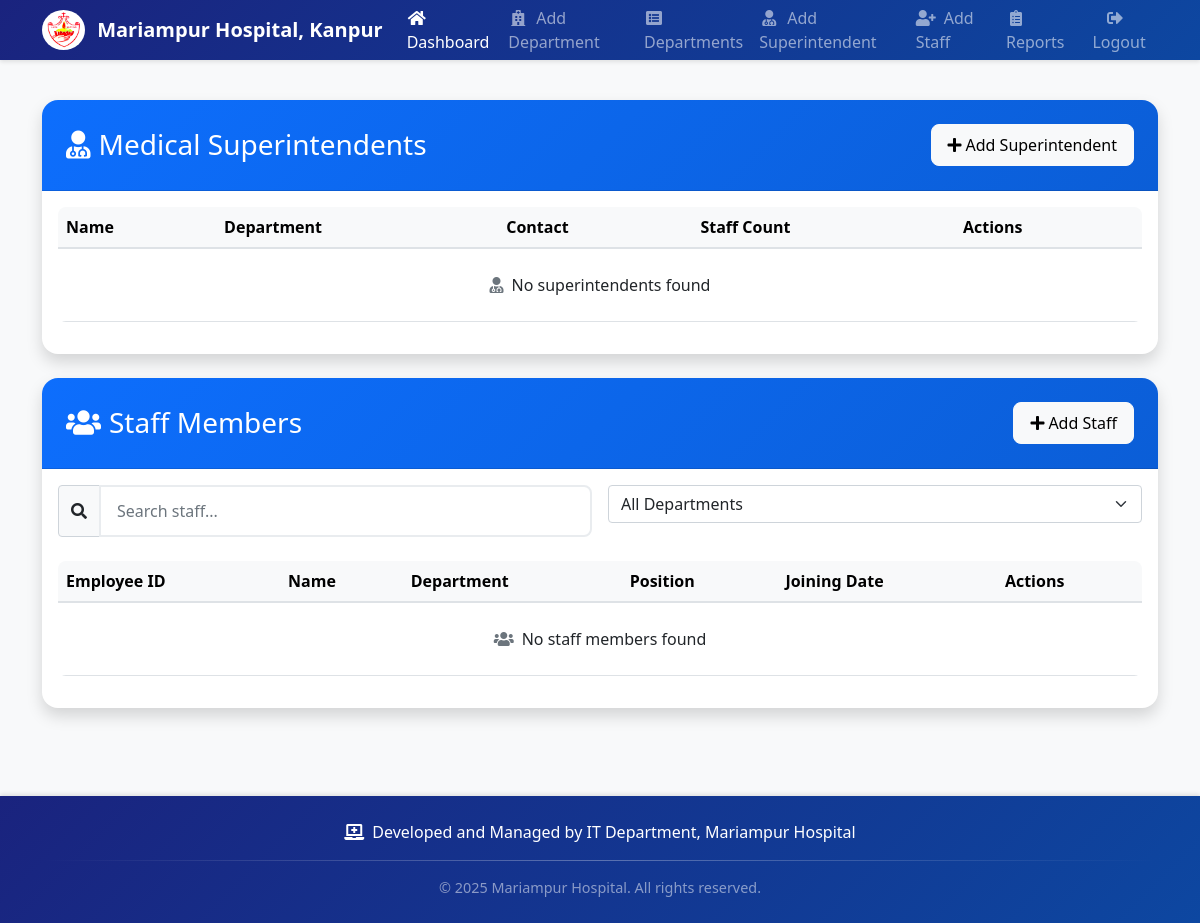
Page / (signed in) on the earlier database version.
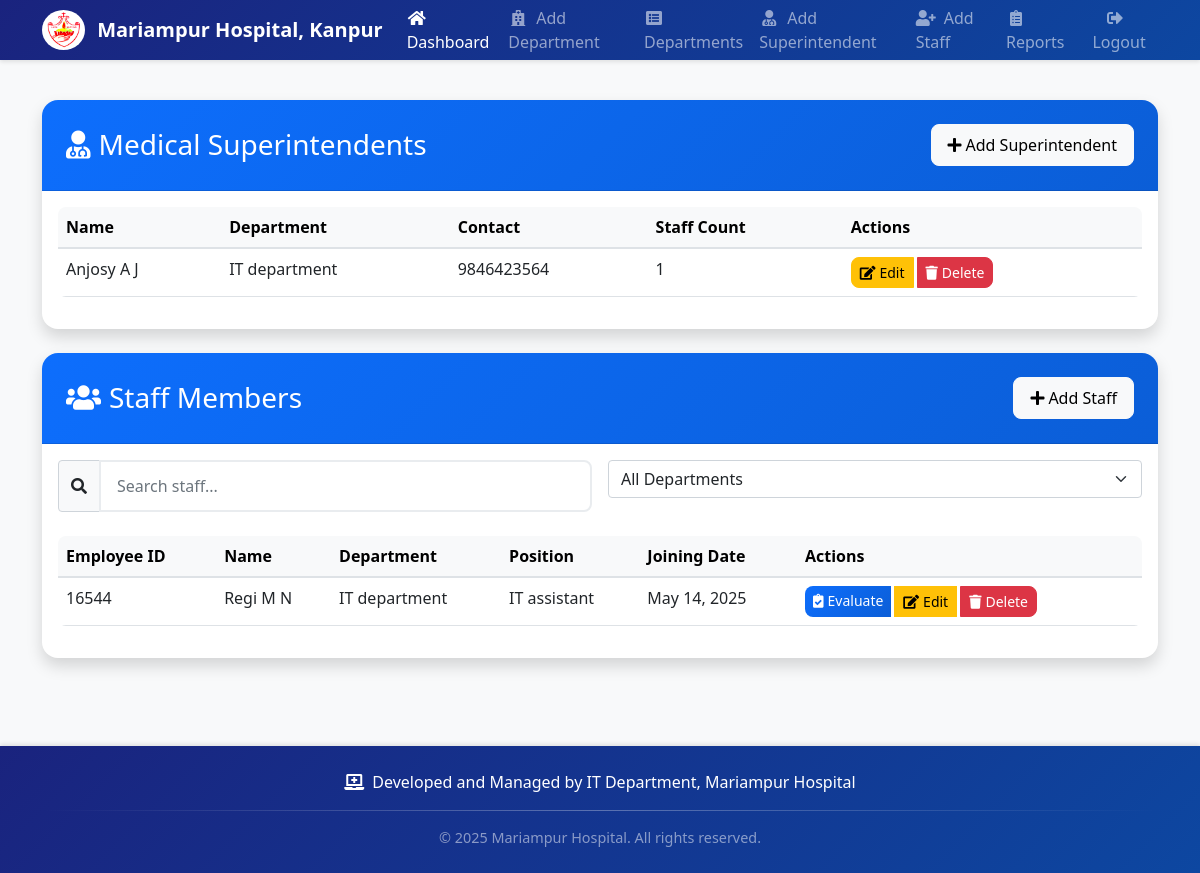
Same page on the later database version.
### staff_monitor/models.py (models this page shows, shortened)
class MedicalSuperintendent(models.Model):
    user = models.OneToOneField(User, on_delete=models.CASCADE)
    department = models.ForeignKey(Department, on_delete=models.PROTECT)
    contact_number = models.CharField(max_length=15)
    managed_staff = models.ManyToManyField('Staff', related_name='supervisors', blank=True)

class Department(models.Model):
    name = models.CharField(max_length=100, unique=True)
    created_at = models.DateTimeField(auto_now_add=True)
    class Meta:
        ordering = ['name']

class Staff(models.Model):
    user = models.OneToOneField(User, on_delete=models.CASCADE)
    employee_id = models.CharField(max_length=20, unique=True)
    department = models.ForeignKey(Department, on_delete=models.PROTECT)
    position = models.CharField(max_length=100)
    joining_date = models.DateField()

### staff_monitor/views.py (the view, shortened to what this page needs)
# urls.py: path('', views.dashboard, name='dashboard'),
@login_required
def dashboard(request):
    if request.user.is_staff:
        staff_list = Staff.objects.all()
        superintendents = MedicalSuperintendent.objects.all()
        departments = Department.objects.all()
        for superintendent in superintendents:
            superintendent.staff_count = Staff.objects.filter(department=superintendent.department).count()
    return render(request, 'staff_monitor/dashboard.html', {
        'staff_list': staff_list,
        'superintendents': superintendents,
        'departments': departments
    })

### staff_monitor/templates/staff_monitor/dashboard.html (shortened to what the changed rows need)
{% extends 'staff_monitor/base.html' %}
{% block content %}
<div class="row mb-4">
    {% if user.is_staff %}
    <div class="col-12 mb-4">
        <div class="card">
            <div class="card-body">
                <div class="table-responsive">
                    <table class="table table-hover">
                        <thead class="table-light">
                            <tr>
                                <th>Name</th>
                                <th>Department</th>
                                <th>Contact</th>
                                <th>Staff Count</th>
                                <th>Actions</th>
                            </tr>
                        </thead>
                        <tbody>
                            {% for superintendent in superintendents %}
                            <tr>
                                <td>{{ superintendent.user.get_full_name }}</td>
                                <td>{{ superintendent.department.name }}</td>
                                <td>{{ superintendent.contact_number }}</td>
                                <td>{{ superintendent.staff_count }}</td>
                                <td>
                                    <div class="btn-group">
                                        <a href="{% url 'edit_superintendent' superintendent.id %}" class="btn btn-warning btn-sm">
                                            <i class="fas fa-edit me-1"></i>Edit
                                        </a>
                                        <button class="btn btn-danger btn-sm delete-superintendent" data-superintendent-id="{{ superintendent.id }}" data-superintendent-name="{{ superintendent.user.get_full_name }}">
                                            <i class="fas fa-trash me-1"></i>Delete
                                        </button>
                                    </div>
                                </td>
                            </tr>
                            {% empty %}
                            <tr>
                                <td colspan="5" class="text-center py-4">
                                    <i class="fas fa-user-md text-muted me-2"></i>No superintendents found
                                </td>
                            </tr>
                            {% endfor %}
                        </tbody>
                    </table>
                </div>
            </div>
        </div>
    </div>
    {% endif %}
    <div class="col-12">
        <div class="card">
            <div class="card-body">
                <div class="table-responsive">
                    <table class="table table-hover">
                        <thead class="table-light">
                            <tr>
                                <th>Employee ID</th>
                                <th>Name</th>
                                <th>Department</th>
                                <th>Position</th>
                                <th>Joining Date</th>
                                <th>Actions</th>
                            </tr>
                        </thead>
                        <tbody>
                            {% for staff in staff_list %}
                            <tr>
                                <td>{{ staff.employee_id }}</td>
                                <td>{{ staff.user.get_full_name }}</td>
                                <td>{{ staff.department.name }}</td>
                                <td>{{ staff.position }}</td>
                                <td>{{ staff.joining_date|date:"M d, Y" }}</td>
                                <td>
                                    <div class="btn-group">
                                        <a href="{% url 'performance_form' staff.id %}" class="btn btn-primary btn-sm">
                                            <i class="fas fa-clipboard-check me-1"></i>Evaluate
                                        </a>
                                        <a href="{% url 'edit_staff' staff.id %}" class="btn btn-warning btn-sm">
                                            <i class="fas fa-edit me-1"></i>Edit
                                        </a>
                                        <button class="btn btn-danger btn-sm delete-staff" data-staff-id="{{ staff.id }}" data-staff-name="{{ staff.user.get_full_name }}">
                                            <i class="fas fa-trash me-1"></i>Delete
                                        </button>
                                    </div>
                                </td>
                            </tr>
                            {% empty %}
                            <tr>
                                <td colspan="6" class="text-center py-4">
                                    <i class="fas fa-users text-muted me-2"></i>No staff members found
                                </td>
                            </tr>
                            {% endfor %}
                        </tbody>
                    </table>
                </div>
            </div>
        </div>
    </div>
</div>
{% endblock %}

Differences in the rows shown:
added MedicalSuperintendent: user.get_full_name "Anjosy A J", department.name "IT department", contact_number "9846423564", staff_count "1"
added Staff: employee_id "16544", user.get_full_name "Regi M N", department.name "IT department", position "IT assistant", joining_date "May 14, 2025"
Other differences:
text no longer shown: "No superintendents found No staff members found"
